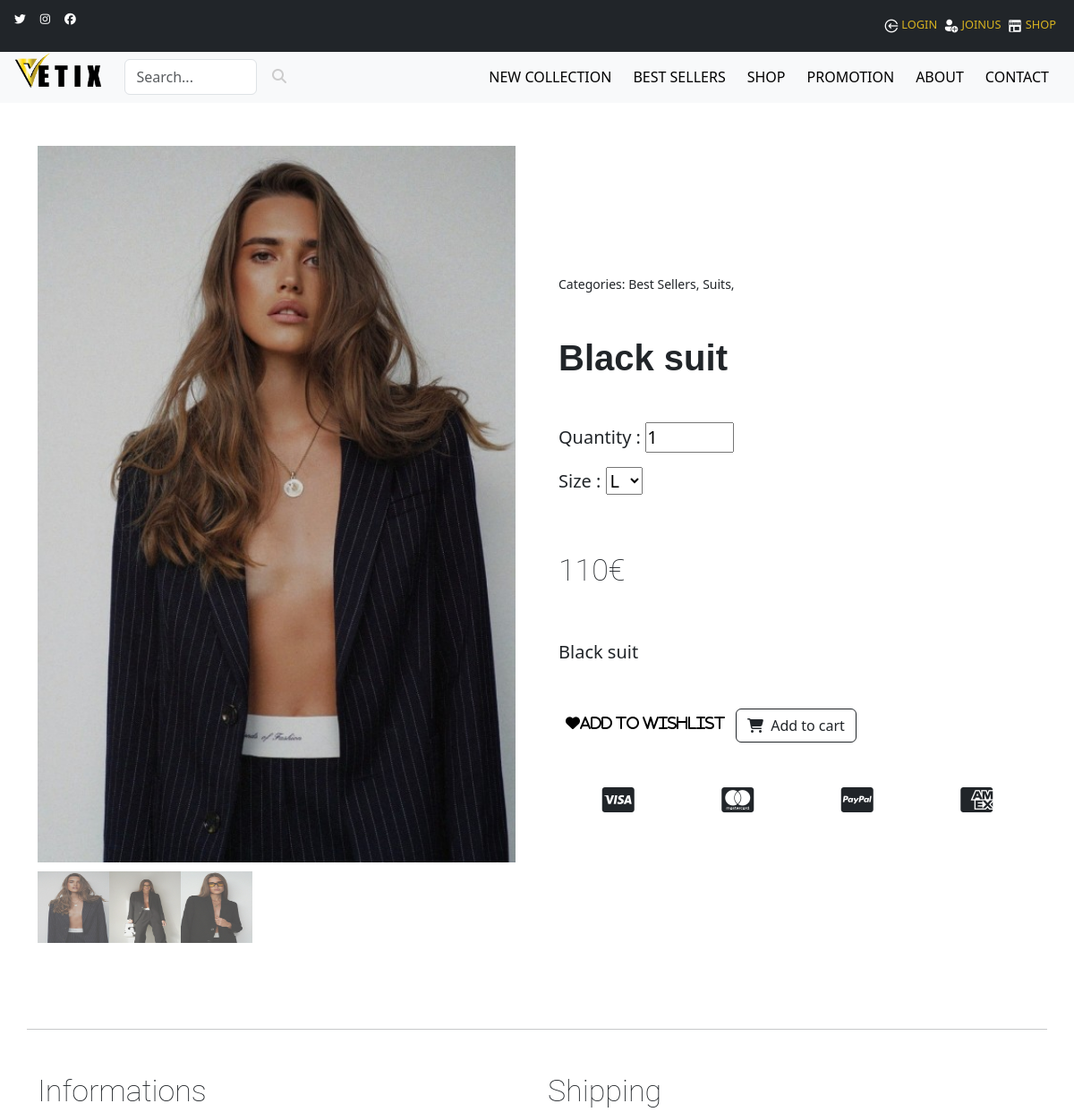
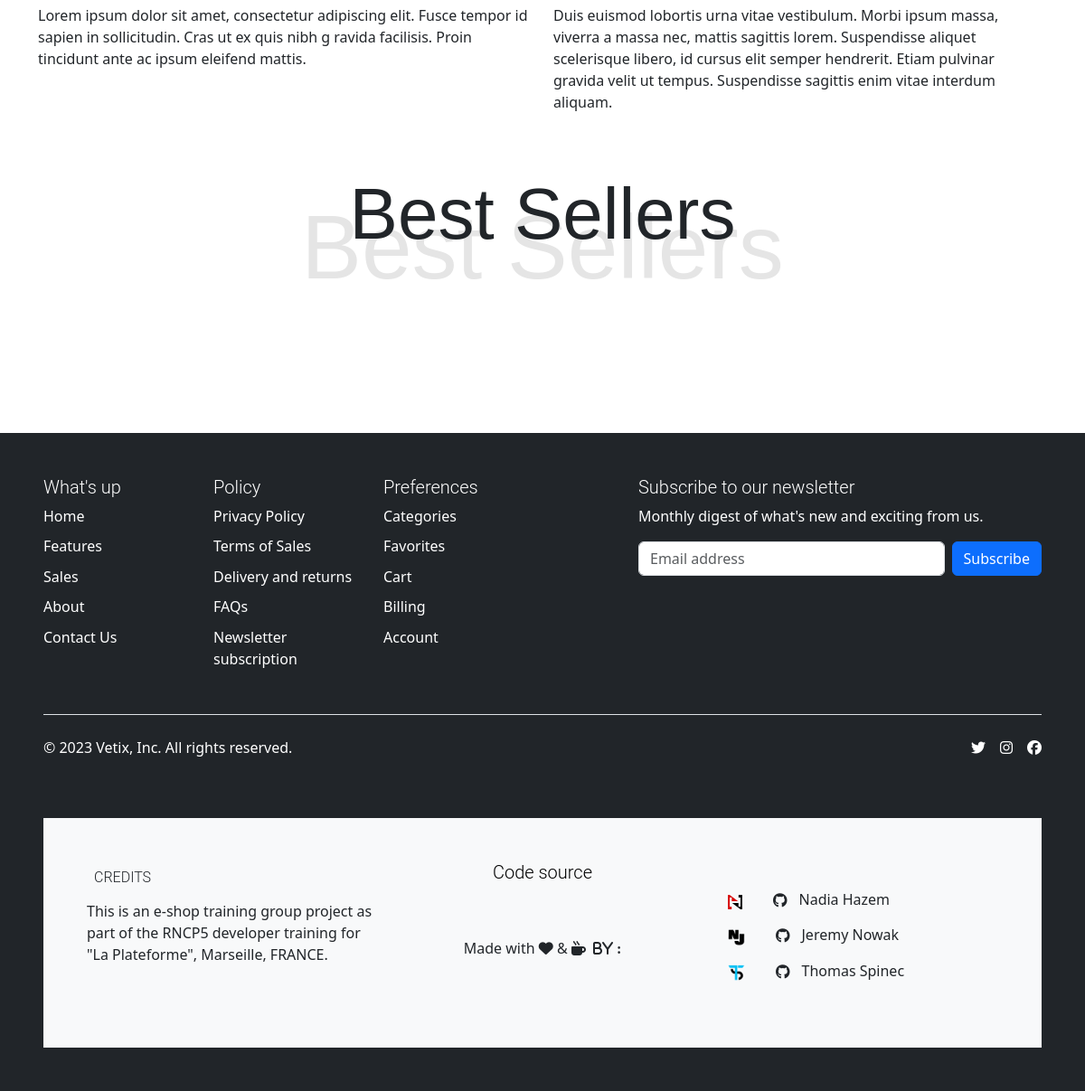
Screenshot of /product.php?id=1 with the database file from the repository (2 pictures, top to bottom).
### tables this page shows
CREATE TABLE IF NOT EXISTS `product` (
  `id_product` int(11) NOT NULL AUTO_INCREMENT,
  `title` varchar(255) NOT NULL,
  `description` text NOT NULL,
  `image` varchar(255) NOT NULL,
  `image_1` varchar(255) DEFAULT NULL,
  `image_2` varchar(255) DEFAULT NULL,
  `price` int(11) NOT NULL,
  `best_sellers` tinyint(1) NOT NULL DEFAULT '0',
  `new_collection` tinyint(1) NOT NULL DEFAULT '0',
  `promotion` tinyint(1) NOT NULL DEFAULT '0',
  `promotion_percentage` int(11) DEFAULT NULL,
  PRIMARY KEY (`id_product`)
);

CREATE TABLE IF NOT EXISTS `category` (
  `id_category` int(11) NOT NULL AUTO_INCREMENT,
  `name` varchar(255) NOT NULL,
  PRIMARY KEY (`id_category`)
);

### inc/class/Model.php (called while the page is built, shortened)
<?php
abstract class Model
{
    protected $bdd;
    protected $tablename = '';
    public function __construct()
    {
        $host = 'localhost';
        $dbname = 'boutique';
        $dbUser = 'root';
        $dbPass = '';
        try {
            $this->bdd = new PDO("mysql:host=$host;dbname=$dbname;charset=utf8", $dbUser, $dbPass);
            $this->bdd->setAttribute(PDO::ATTR_ERRMODE, PDO::ERRMODE_EXCEPTION);
            $this->bdd->exec("set names utf8");
        } catch (PDOException $e) {
            echo "Erreur : " . $e->getMessage();
            die();
        }
    }
    protected function getOne($id, $colname)
    {
        $id = htmlspecialchars($id);
        $query = "SELECT * FROM $this->tablename WHERE $colname = :id";
        $select = $this->bdd->prepare($query);
        $select->execute([':id' => $id]);
        $result = $select->fetch(PDO::FETCH_ASSOC);
        return $result;
    }
}

### inc/php/callToClasses.php (called while the page is built, shortened)
<?php
require_once 'inc/class/User.php';
require_once 'inc/class/Product.php';
$user = new User();
$product = new Product();
?>

### inc/class/Product.php (called while the page is built, shortened)
<?php
require_once "Model.php";
class Product extends Model
{
    protected $bdd;
    protected $tablename = "product";
    public function getSize($idProduct)
    {
        $idProduct = htmlspecialchars($idProduct);
        $request = "SELECT product_size.id_product AS id_size_product,
        product_size.id_size, size.id_size, size.size
        FROM $this->tablename
        INNER JOIN product_size
        ON product.id_product=product_size.id_product
        INNER JOIN size
        ON product_size.id_size=size.id_size
        WHERE product.id_product = :idProduct";
        $select = $this->bdd->prepare($request);
        $select->execute([
            ":idProduct" => $idProduct,
        ]);
        $result = $select->fetchAll(PDO::FETCH_ASSOC);
        return $result;
    }
    public function getProductInfo($id, $colname = "id_product")
    {
        return parent::getOne($id, $colname);
    }
    public function getCategoryName($id)
    {
        $id = htmlspecialchars($id);
        $query = $this->bdd->prepare("SELECT name FROM category INNER JOIN link_categ ON category.id_category = link_categ.id_categ WHERE link_categ.id_product = :id");
        $query->execute([':id' => $id]);
        $result = $query->fetchAll(PDO::FETCH_ASSOC);
        if ($result) {
            return $result;
        } else {
            return 'not ok';
        }
    }
}

### inc/class/User.php (called while the page is built, shortened)
<?php
require_once 'Model.php';
class User extends Model
{
    public function isLogged()
    {
        if (isset($_SESSION['user'])) {
            return true;
        } else {
            return false;
        }
    }
}

### product.php (the view, shortened to what this page needs)
<?php require_once 'inc/php/callToClasses.php'; ?>
<!DOCTYPE html>
<html lang="en">
<head>
    <link rel="stylesheet" href="inc/css/style.css">
    <link rel="stylesheet" href="https://cdnjs.cloudflare.com/ajax/libs/lightbox2/2.11.3/css/lightbox.min.css">
    <link rel="stylesheet" href="https://cdn.jsdelivr.net/npm/bootstrap@5.3.0-alpha3/dist/css/bootstrap.min.css">
</head>
<body>
    <?php include 'inc/header.php'; ?>
    <main class="container my-5">
        <?php
        $id = $_GET['id'];
        $product_info = $product->getProductInfo($id);
        $categories = $product->getCategoryName($id);
        $image = $product_info['image'];
        $image1 = $product_info['image_1'];
        $image2 = $product_info['image_2'];
        $title = $product_info['title'];
        $sizesProduct = $product->getSize($id);
        ?>
        <div class="row gx-4 gx-lg-5 align-items-center">
            <div class="col-md-6">
                <?php $images = [$image, $image1, $image2]; ?>
                <?php foreach ($images as $index => $image) : ?>
                    <?php if (!empty($image) && $index === 0) : ?>
                        <a href="inc/img/shop/<?= $image ?>" data-lightbox="<?= $title ?>">
                            <img src="inc/img/shop/<?= $image ?>" alt="<?= $title ?>" class="product_img img-fluid">
                        </a>
                    <?php elseif (!empty($image) && $index !== 0) : ?>
                        <a href="inc/img/shop/<?= $image ?>" data-lightbox="<?= $title ?>" style="display:none;"></a>
                    <?php endif; ?>
                <?php endforeach; ?>
                <div class="thumbnails">
                    <img class="thumbnail" src="inc/img/shop/<?= $product_info['image'] ?>" data-full-image="inc/img/shop/<?= $product_info['image'] ?>">
                    <?php
                    if ($product_info['image_1'] != "") { ?>
                        <img class="thumbnail" src="inc/img/shop/<?= $product_info['image_1'] ?>" data-full-image="inc/img/shop/<?= $product_info['image_1'] ?>">
                    <?php }
                    if ($product_info['image_2'] != "") { ?>
                        <img class="thumbnail" src="inc/img/shop/<?= $product_info['image_2'] ?>" data-full-image="inc/img/shop/<?= $product_info['image_2'] ?>">
                    <?php } else { ?>
                        <img class="thumbnail" src="inc/img/shop/default.png" data-full-image="inc/img/shop/<?= $product_info['image'] ?>">
                    <?php } ?>
                </div>
            </div>
            <div class="col-md-6">
                <div class="small mb-5">Categories:
                    <?php foreach ($categories as $category) {
                        echo $category['name'] . ', ';
                    } ?></div>
                <h2 class="display-5 fw-bolder my-5"><?php echo $product_info['title'] ?></h2>
                <div class="fs-5 mb-5">
                    <p class="">Quantity :
                        <input type="number" name="quantity" id="quantity" min="1" max="10" value="1">
                    </p>
                    <p class="">Size :
                        <select name="size" id="size">
                            <?php foreach ($sizesProduct as $cols => $valueSize) {
                            ?>
                                <option value="<?= $valueSize['size'] ?>"><?= $valueSize['size'] ?></option>
                            <?php
                            }
                            ?>
                        </select>
                    </p>
                    <?php if ($product_info['promotion'] == 1) {
                        $price = $product_info['price'] / 100;
                        $percentage = $product_info['promotion_percentage'];
                        $newPrice = $price - ($price * $percentage / 100);
                    ?>
                        <h3 class="py-5"><?= '<del>' . $price . '€</del> &nbsp;-' . $percentage . '% &nbsp;' . $newPrice ?>€</h3>
                    <?php } else { ?>
                        <h3 class="py-5"><?= $product_info['price'] / 100; ?>€</h3>
                    <?php } ?>
                    <p class="lead"><?= $product_info['description'] ?></p>
                </div>
                <div class="love d-flex mb-5">
                    <i class="heart heart-bk fas fa-heart px-2 pt-2" data-id="<?= $id ?>">Add to wishlist</i>
                    <?php if ($user->isLogged()) { ?>
                        <button id="add_to_cart" class="connected btn btn-outline-dark flex-shrink-0 mx-1" type="button" data-id="<?= $id ?>">
                            <i class="fas fa-shopping-cart me-1"></i>
                            Add to cart
                        </button>
                    <?php } else { ?>
                        <button id="add_to_cart" class="btn btn-outline-dark flex-shrink-0 mx-1" type="button" data-id="<?= $id ?>">
                            <i class="fas fa-shopping-cart me-1"></i>
                            Add to cart
                        </button>
                    <?php } ?>
                </div>
                <div class="d-flex mt-5 justify-content-around">
                    <i class="fab fa-2x fa-cc-visa"></i>
                    <i class="fab fa-2x fa-cc-mastercard"></i>
                    <i class="fab fa-2x fa-cc-paypal"></i>
                    <i class="fab fa-2x fa-cc-amex"></i>
                </div>
            </div>
        </div>
        <div class="row my-5">
            <hr class="my-5">
            <div class="col-md-6">
                <h3>Informations</h3>
                <p>Lorem ipsum dolor sit amet, consectetur adipiscing elit.
                    Fusce tempor id sapien in sollicitudin. Cras ut ex quis nibh g
                    ravida facilisis. Proin tincidunt ante ac ipsum eleifend mattis.</p>
            </div>
            <div class="col-md-6">
                <h3>Shipping</h3>
                <p>Duis euismod lobortis urna vitae vestibulum. Morbi ipsum massa, viverra a massa nec, mattis sagittis lorem. Suspendisse aliquet scelerisque libero, id cursus elit semper hendrerit. Etiam pulvinar gravida velit ut tempus. Suspendisse sagittis enim vitae interdum aliquam.</p>
            </div>
        </div>
        <section class="container overflow-hidden">
            <h1>Best Sellers</h1>
            <h1 class="ter">Best Sellers</h1>
        </section>
    </main>
    <?php include 'inc/footer.php'; ?>
</body>
</html>

### inc/css/style.css (style rules this page uses)
* { box-sizing: border-box; margin: 0; padding: 0; }
body { font-family: 'Open Sans', sans-serif; background-color: #fff; overflow-x : hidden; }
main { margin-top: 5%!important; width: 100%; min-height: 100vh; }
.container { width: 80%; margin: 0 auto; padding: 0; }
h1 { position: relative; font-family: 'Montserrat', sans-serif; font-size: 80px!important; font-weight: 100!important; text-align: center; z-index: 2!important; }
h1.ter { font-size: 100px!important; font-weight: 300!important; text-align: center; color: #E5E5E5; margin: -80px 0 50px 0; z-index: 1!important; }
h2 { font-family: 'Montserrat', sans-serif; font-size: 40px!important; font-weight: 300!important; margin: 0 0 20px 0; }
h3 { font-family: 'Roboto', sans-serif; font-size: 34px!important; font-weight: 100!important; margin: 0 0 20px 0; }
a { color: #d9b420!important; text-decoration: none!important; transition: all 0.3s ease-in-out; }
.heart { color: white; }
.heart-bk { color: black; }
.product_img { width: 100%; max-width: 400px; height: auto; margin: 0 auto; }
.thumbnails { display: flex; justify-content: flex-start; margin-top: 10px; }
.thumbnail { width: 80px; height: 80px; cursor: pointer; opacity: 0.7; transition: opacity 0.2s ease-in-out; }

### rows the page displays
product: image (picture), image_1 (picture), image_2 (picture), title "Black suit", $product_info['price']/100 "110", description "Black suit"
category: name "Best Sellers"
category: name "Suits"

### other values shown
form field size "L"
